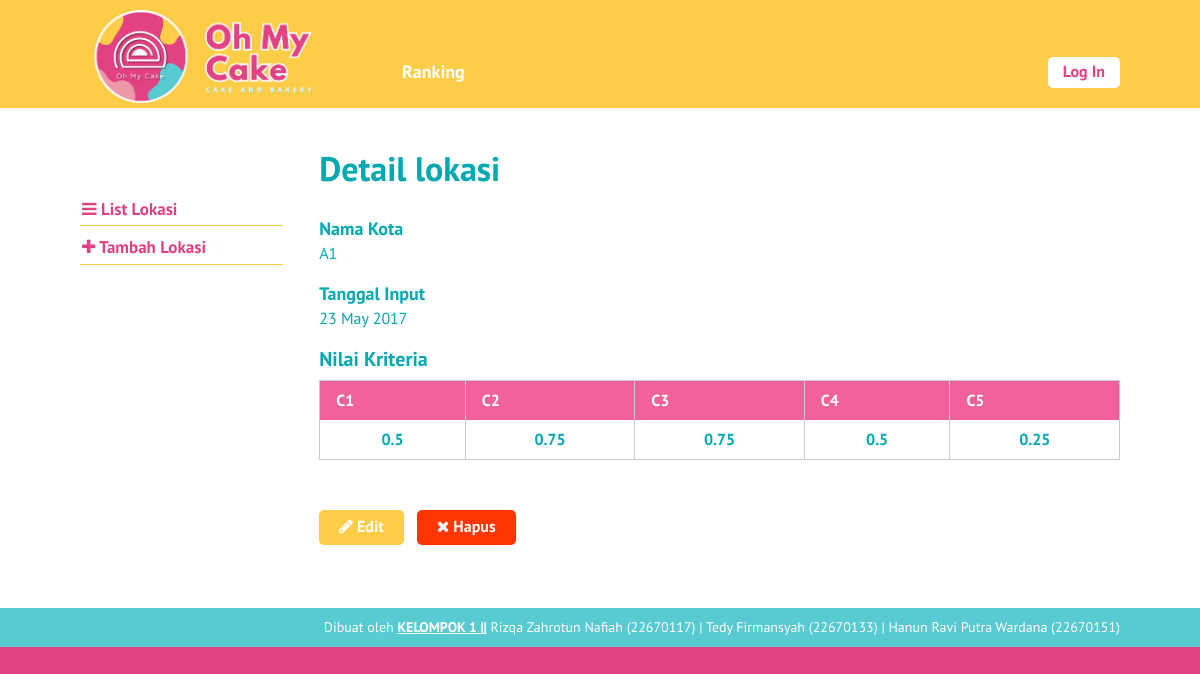
The app's page /single-lokasi.php?id=6 with its own data.
### tables this page shows
CREATE TABLE `lokasi` (
  `id_lokasi` int(10) NOT NULL,
  `nama_kota` varchar(6) NOT NULL,
  `tanggal_input` date NOT NULL
);

CREATE TABLE `nilai_lokasi` (
  `id_nilai_lokasi` int(11) NOT NULL,
  `id_lokasi` int(10) NOT NULL,
  `id_kriteria` int(10) NOT NULL,
  `nilai` float NOT NULL
);

CREATE TABLE `kriteria` (
  `id_kriteria` int(10) NOT NULL,
  `nama` varchar(30) NOT NULL,
  `type` enum('benefit','cost') NOT NULL,
  `bobot` float NOT NULL,
  `ada_pilihan` tinyint(1) DEFAULT NULL,
  `urutan_order` int(2) NOT NULL
);

### single-lokasi.php (the view, shortened to what this page needs)
<?php require_once('includes/init.php'); ?>
<?php
$ada_error = false;
$result = '';
$id_lokasi = (isset($_GET['id'])) ? trim($_GET['id']) : '';
if(!$id_lokasi) {
	$ada_error = 'Maaf, data tidak dapat diproses.';
} else {
	$query = $pdo->prepare('SELECT * FROM lokasi WHERE id_lokasi = :id_lokasi');
	$query->execute(array('id_lokasi' => $id_lokasi));
	$result = $query->fetch();
}
?>
<?php
$judul_page = 'Detail lokasi';
require_once('template-parts/header.php');
?>
	<div class="main-content-row">
	<div class="container clearfix">
		<?php include_once('template-parts/sidebar-lokasi.php'); ?>
		<div class="main-content the-content">
			<h1><?php echo $judul_page; ?></h1>
			<?php if($ada_error): ?>
				<?php echo '<p>'.$ada_error.'</p>'; ?>
			<?php elseif(!empty($result)): ?>
				<h4>Nama Kota</h4>
				<p><?php echo $result['nama_kota']; ?></p>
				<h4>Tanggal Input</h4>
				<p><?php
					$tgl = strtotime($result['tanggal_input']);
					echo date('j F Y', $tgl);
				?></p>
				<?php
				$query2 = $pdo->prepare('SELECT nilai_lokasi.nilai AS nilai, kriteria.nama AS nama FROM kriteria
				LEFT JOIN nilai_lokasi ON nilai_lokasi.id_kriteria = kriteria.id_kriteria
				AND nilai_lokasi.id_lokasi = :id_lokasi ORDER BY kriteria.urutan_order ASC');
				$query2->execute(array(
					'id_lokasi' => $id_lokasi
				));
				$query2->setFetchMode(PDO::FETCH_ASSOC);
				$kriterias = $query2->fetchAll();
				if(!empty($kriterias)):
				?>
					<h3>Nilai Kriteria</h3>
					<table class="pure-table">
						<thead>
							<tr>
								<?php foreach($kriterias as $kriteria ): ?>
									<th><?php echo $kriteria['nama']; ?></th>
								<?php endforeach; ?>
							</tr>
						</thead>
						<tbody>
							<tr>
								<?php foreach($kriterias as $kriteria ): ?>
									<th><?php echo ($kriteria['nilai']) ? $kriteria['nilai'] : 0; ?></th>
								<?php endforeach; ?>
							</tr>
						</tbody>
					</table>
				<?php
				endif;
				?>
				<p><a href="edit-lokasi.php?id=<?php echo $id_lokasi; ?>" class="button"><span class="fa fa-pencil"></span> Edit</a> &nbsp; <a href="hapus-lokasi.php?id=<?php echo $id_lokasi; ?>" class="button button-red yaqin-hapus"><span class="fa fa-times"></span> Hapus</a></p>
			<?php endif; ?>
		</div>
	</div>
	</div>
<?php
require_once('template-parts/footer.php');

### stylesheets/style.css (style rules this page uses)
html,body,div,span,applet,object,iframe,h1,h2,h3,h4,h5,h6,p,blockquote,pre,a,abbr,acronym,address,big,cite,code,del,dfn,em,img,ins,kbd,q,s,samp,small,strike,strong,sub,sup,tt,var,b,u,i,center,dl,dt,dd,ol,ul,li,fieldset,form,label,legend,table,caption,tbody,tfoot,thead,tr,th,td,article,aside,canvas,details,embed,figure,figcaption,footer,header,hgroup,menu,nav,output,ruby,section,summary,time,mark,audio,video { margin:0;padding:0;border:0;font-size:100%;vertical-align:baseline }
body { line-height:1 }
table { border-collapse:collapse;border-spacing:0 }
*,*:before,*:after { -moz-box-sizing:border-box;-webkit-box-sizing:border-box;box-sizing:border-box }
.clearfix:before,.clearfix:after { content:" ";display:table }
.clear,.clearfix:after { clear:both }
a { color:#E24282;text-decoration:none }
.container { max-width:1100px;margin:0 auto;position:relative;padding:0 30px }
body { background:#E24282;font-family:"PT Sans",sans-serif;color:#00a8b0;font-size:14px;line-height:1.3;font-weight:500 }
h1,h2,h3,h4,h5,h6 { font-weight:300 }
.pure-table { border-collapse:collapse;border-spacing:0;empty-cells:show;border:1px solid #cbcbcb;width:100% }
.pure-table td,.pure-table th { border-left:1px solid #cbcbcb;border-width:0 0 0 1px;font-size:inherit;margin:0;overflow:visible;padding:0.5em 1em }
.pure-table td:first-child,.pure-table th:first-child { border-left-width:0 }
.pure-table thead { background-color:#f1619a;color:#fff;text-align:left;vertical-align:bottom }
.pure-table thead th { color:#fff }
.the-content { font-size:16px;line-height:1.42857 }
.the-content a { color:#E24282 }
.the-content h1,.the-content h2,.the-content h3,.the-content h4,.the-content h5,.the-content h6 { font-weight:700 }
.the-content h1 { font-size:34px;margin:0.8em 0 0.8em;padding:0;line-height:1.2 }
.the-content h3 { font-size:20px;margin:0.8em 0 0.3em }
.the-content h4 { font-size:18px;margin:0.8em 0 0 }
.the-content blockquote,.the-content table,.the-content p,.the-content ul,.the-content ol,.the-content dd,.the-content pre,.the-content iframe,.the-content .flxmap-container,.the-content hr { margin-bottom:1em }
.the-content table { margin-bottom:50px }
.the-content>h1:first-child,.the-content>h3:first-child,.the-content>h2:first-child { margin-top:0 }
.fa { display:inline-block;font:normal normal normal 14px/1 FontAwesome;font-size:inherit;text-rendering:auto;-webkit-font-smoothing:antialiased;-moz-osx-font-smoothing:grayscale }
.fa-remove:before,.fa-close:before,.fa-times:before { content:"\f00d" }
.fa-pencil:before { content:"\f040" }
button,a { -webkit-transition:all .2s ease;-moz-transition:all .2s ease;-o-transition:all .2s ease;transition:all 0.2s ease }
.the-content .button,.button { background:#FECD48;color:#fff;display:inline-block;font-size:16px;font-weight:700;line-height:1.2;border:0;font-family:inherit;padding:7px 20px 9px;cursor:pointer;border-radius:5px }
.the-content .button-red,.button-red { background:#ff3600 }
.main-content { float:right;width:77%;padding:40px 0 }

### records on screen
lokasi: nama_kota "A1", tanggal_input "23 May 2017"
nilai_lokasi: id_kriteria.nama "C1", nilai "0.5"
nilai_lokasi: id_kriteria.nama "C2", nilai "0.75"
nilai_lokasi: id_kriteria.nama "C3", nilai "0.75"
nilai_lokasi: id_kriteria.nama "C4", nilai "0.5"
nilai_lokasi: id_kriteria.nama "C5", nilai "0.25"

### other values on screen
$judul_page "Detail lokasi"
